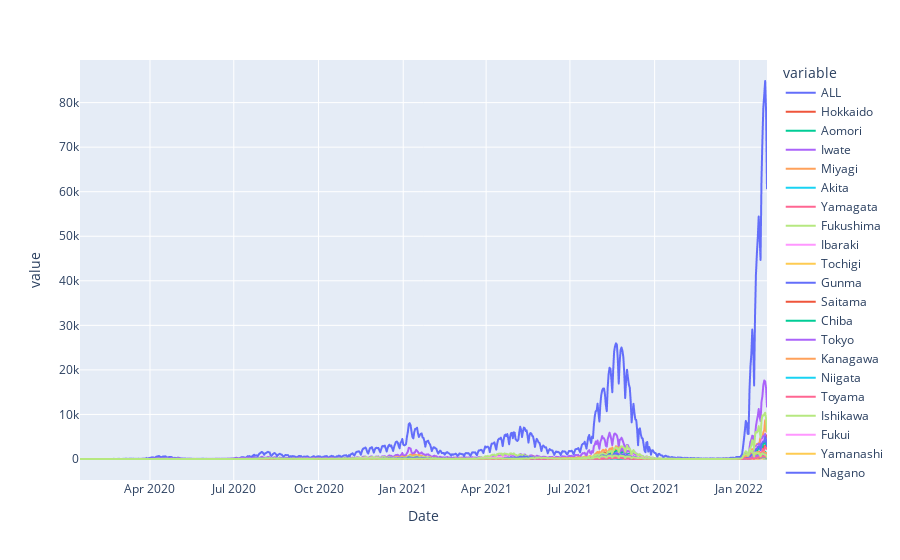

Notebook cell for this chart:
### Code cell
px.line(df, )

### Figure 1 — Plotly figure (JSON) as saved in the notebook; plotly's stock layout.template omitted (floating-point values rounded to 4 significant figures; data arrays with more than 128 entries replaced by an {"elided": "..."} marker saying what was removed)
{"data": [{"hovertemplate": "variable=ALL<br>Date=%{x}<br>value=%{y}<extra></extra>", "legendgroup": "ALL", "line": {"color": "#636efa", "dash": "solid"}, "marker": {"symbol": "circle"}, "mode": "lines", "name": "ALL", "showlegend": true, "type": "scattergl", "x": {"elided": "747 str values"}, "xaxis": "x", "y": {"elided": "747 int values"}, "yaxis": "y"}, {"hovertemplate": "variable=Hokkaido<br>Date=%{x}<br>value=%{y}<extra></extra>", "legendgroup": "Hokkaido", "line": {"color": "#EF553B", "dash": "solid"}, "marker": {"symbol": "circle"}, "mode": "lines", "name": "Hokkaido", "showlegend": true, "type": "scattergl", "x": {"elided": "747 str values"}, "xaxis": "x", "y": {"elided": "747 int values"}, "yaxis": "y"}, {"hovertemplate": "variable=Aomori<br>Date=%{x}<br>value=%{y}<extra></extra>", "legendgroup": "Aomori", "line": {"color": "#00cc96", "dash": "solid"}, "marker": {"symbol": "circle"}, "mode": "lines", "name": "Aomori", "showlegend": true, "type": "scattergl", "x": {"elided": "747 str values"}, "xaxis": "x", "y": {"elided": "747 int values"}, "yaxis": "y"}, {"hovertemplate": "variable=Iwate<br>Date=%{x}<br>value=%{y}<extra></extra>", "legendgroup": "Iwate", "line": {"color": "#ab63fa", "dash": "solid"}, "marker": {"symbol": "circle"}, "mode": "lines", "name": "Iwate", "showlegend": true, "type": "scattergl", "x": {"elided": "747 str values"}, "xaxis": "x", "y": {"elided": "747 int values"}, "yaxis": "y"}, {"hovertemplate": "variable=Miyagi<br>Date=%{x}<br>value=%{y}<extra></extra>", "legendgroup": "Miyagi", "line": {"color": "#FFA15A", "dash": "solid"}, "marker": {"symbol": "circle"}, "mode": "lines", "name": "Miyagi", "showlegend": true, "type": "scattergl", "x": {"elided": "747 str values"}, "xaxis": "x", "y": {"elided": "747 int values"}, "yaxis": "y"}, {"hovertemplate": "variable=Akita<br>Date=%{x}<br>value=%{y}<extra></extra>", "legendgroup": "Akita", "line": {"color": "#19d3f3", "dash": "solid"}, "marker": {"symbol": "circle"}, "mode": "lines", "name": "Akita", "showlegend": true, "type": "scattergl", "x": {"elided": "747 str values"}, "xaxis": "x", "y": {"elided": "747 int values"}, "yaxis": "y"}, {"hovertemplate": "variable=Yamagata<br>Date=%{x}<br>value=%{y}<extra></extra>", "legendgroup": "Yamagata", "line": {"color": "#FF6692", "dash": "solid"}, "marker": {"symbol": "circle"}, "mode": "lines", "name": "Yamagata", "showlegend": true, "type": "scattergl", "x": {"elided": "747 str values"}, "xaxis": "x", "y": {"elided": "747 int values"}, "yaxis": "y"}, {"hovertemplate": "variable=Fukushima<br>Date=%{x}<br>value=%{y}<extra></extra>", "legendgroup": "Fukushima", "line": {"color": "#B6E880", "dash": "solid"}, "marker": {"symbol": "circle"}, "mode": "lines", "name": "Fukushima", "showlegend": true, "type": "scattergl", "x": {"elided": "747 str values"}, "xaxis": "x", "y": {"elided": "747 int values"}, "yaxis": "y"}, {"hovertemplate": "variable=Ibaraki<br>Date=%{x}<br>value=%{y}<extra></extra>", "legendgroup": "Ibaraki", "line": {"color": "#FF97FF", "dash": "solid"}, "marker": {"symbol": "circle"}, "mode": "lines", "name": "Ibaraki", "showlegend": true, "type": "scattergl", "x": {"elided": "747 str values"}, "xaxis": "x", "y": {"elided": "747 int values"}, "yaxis": "y"}, {"hovertemplate": "variable=Tochigi<br>Date=%{x}<br>value=%{y}<extra></extra>", "legendgroup": "Tochigi", "line": {"color": "#FECB52", "dash": "solid"}, "marker": {"symbol": "circle"}, "mode": "lines", "name": "Tochigi", "showlegend": true, "type": "scattergl", "x": {"elided": "747 str values"}, "xaxis": "x", "y": {"elided": "747 int values"}, "yaxis": "y"}, {"hovertemplate": "variable=Gunma<br>Date=%{x}<br>value=%{y}<extra></extra>", "legendgroup": "Gunma", "line": {"color": "#636efa", "dash": "solid"}, "marker": {"symbol": "circle"}, "mode": "lines", "name": "Gunma", "showlegend": true, "type": "scattergl", "x": {"elided": "747 str values"}, "xaxis": "x", "y": {"elided": "747 int values"}, "yaxis": "y"}, {"hovertemplate": "variable=Saitama<br>Date=%{x}<br>value=%{y}<extra></extra>", "legendgroup": "Saitama", "line": {"color": "#EF553B", "dash": "solid"}, "marker": {"symbol": "circle"}, "mode": "lines", "name": "Saitama", "showlegend": true, "type": "scattergl", "x": {"elided": "747 str values"}, "xaxis": "x", "y": {"elided": "747 int values"}, "yaxis": "y"}, {"hovertemplate": "variable=Chiba<br>Date=%{x}<br>value=%{y}<extra></extra>", "legendgroup": "Chiba", "line": {"color": "#00cc96", "dash": "solid"}, "marker": {"symbol": "circle"}, "mode": "lines", "name": "Chiba", "showlegend": true, "type": "scattergl", "x": {"elided": "747 str values"}, "xaxis": "x", "y": {"elided": "747 int values"}, "yaxis": "y"}, {"hovertemplate": "variable=Tokyo<br>Date=%{x}<br>value=%{y}<extra></extra>", "legendgroup": "Tokyo", "line": {"color": "#ab63fa", "dash": "solid"}, "marker": {"symbol": "circle"}, "mode": "lines", "name": "Tokyo", "showlegend": true, "type": "scattergl", "x": {"elided": "747 str values"}, "xaxis": "x", "y": {"elided": "747 int values"}, "yaxis": "y"}, {"hovertemplate": "variable=Kanagawa<br>Date=%{x}<br>value=%{y}<extra></extra>", "legendgroup": "Kanagawa", "line": {"color": "#FFA15A", "dash": "solid"}, "marker": {"symbol": "circle"}, "mode": "lines", "name": "Kanagawa", "showlegend": true, "type": "scattergl", "x": {"elided": "747 str values"}, "xaxis": "x", "y": {"elided": "747 int values"}, "yaxis": "y"}, {"hovertemplate": "variable=Niigata<br>Date=%{x}<br>value=%{y}<extra></extra>", "legendgroup": "Niigata", "line": {"color": "#19d3f3", "dash": "solid"}, "marker": {"symbol": "circle"}, "mode": "lines", "name": "Niigata", "showlegend": true, "type": "scattergl", "x": {"elided": "747 str values"}, "xaxis": "x", "y": {"elided": "747 int values"}, "yaxis": "y"}, {"hovertemplate": "variable=Toyama<br>Date=%{x}<br>value=%{y}<extra></extra>", "legendgroup": "Toyama", "line": {"color": "#FF6692", "dash": "solid"}, "marker": {"symbol": "circle"}, "mode": "lines", "name": "Toyama", "showlegend": true, "type": "scattergl", "x": {"elided": "747 str values"}, "xaxis": "x", "y": {"elided": "747 int values"}, "yaxis": "y"}, {"hovertemplate": "variable=Ishikawa<br>Date=%{x}<br>value=%{y}<extra></extra>", "legendgroup": "Ishikawa", "line": {"color": "#B6E880", "dash": "solid"}, "marker": {"symbol": "circle"}, "mode": "lines", "name": "Ishikawa", "showlegend": true, "type": "scattergl", "x": {"elided": "747 str values"}, "xaxis": "x", "y": {"elided": "747 int values"}, "yaxis": "y"}, {"hovertemplate": "variable=Fukui<br>Date=%{x}<br>value=%{y}<extra></extra>", "legendgroup": "Fukui", "line": {"color": "#FF97FF", "dash": "solid"}, "marker": {"symbol": "circle"}, "mode": "lines", "name": "Fukui", "showlegend": true, "type": "scattergl", "x": {"elided": "747 str values"}, "xaxis": "x", "y": {"elided": "747 int values"}, "yaxis": "y"}, {"hovertemplate": "variable=Yamanashi<br>Date=%{x}<br>value=%{y}<extra></extra>", "legendgroup": "Yamanashi", "line": {"color": "#FECB52", "dash": "solid"}, "marker": {"symbol": "circle"}, "mode": "lines", "name": "Yamanashi", "showlegend": true, "type": "scattergl", "x": {"elided": "747 str values"}, "xaxis": "x", "y": {"elided": "747 int values"}, "yaxis": "y"}, {"hovertemplate": "variable=Nagano<br>Date=%{x}<br>value=%{y}<extra></extra>", "legendgroup": "Nagano", "line": {"color": "#636efa", "dash": "solid"}, "marker": {"symbol": "circle"}, "mode": "lines", "name": "Nagano", "showlegend": true, "type": "scattergl", "x": {"elided": "747 str values"}, "xaxis": "x", "y": {"elided": "747 int values"}, "yaxis": "y"}, {"hovertemplate": "variable=Gifu<br>Date=%{x}<br>value=%{y}<extra></extra>", "legendgroup": "Gifu", "line": {"color": "#EF553B", "dash": "solid"}, "marker": {"symbol": "circle"}, "mode": "lines", "name": "Gifu", "showlegend": true, "type": "scattergl", "x": {"elided": "747 str values"}, "xaxis": "x", "y": {"elided": "747 int values"}, "yaxis": "y"}, {"hovertemplate": "variable=Shizuoka<br>Date=%{x}<br>value=%{y}<extra></extra>", "legendgroup": "Shizuoka", "line": {"color": "#00cc96", "dash": "solid"}, "marker": {"symbol": "circle"}, "mode": "lines", "name": "Shizuoka", "showlegend": true, "type": "scattergl", "x": {"elided": "747 str values"}, "xaxis": "x", "y": {"elided": "747 int values"}, "yaxis": "y"}, {"hovertemplate": "variable=Aichi<br>Date=%{x}<br>value=%{y}<extra></extra>", "legendgroup": "Aichi", "line": {"color": "#ab63fa", "dash": "solid"}, "marker": {"symbol": "circle"}, "mode": "lines", "name": "Aichi", "showlegend": true, "type": "scattergl", "x": {"elided": "747 str values"}, "xaxis": "x", "y": {"elided": "747 int values"}, "yaxis": "y"}, {"hovertemplate": "variable=Mie<br>Date=%{x}<br>value=%{y}<extra></extra>", "legendgroup": "Mie", "line": {"color": "#FFA15A", "dash": "solid"}, "marker": {"symbol": "circle"}, "mode": "lines", "name": "Mie", "showlegend": true, "type": "scattergl", "x": {"elided": "747 str values"}, "xaxis": "x", "y": {"elided": "747 int values"}, "yaxis": "y"}, {"hovertemplate": "variable=Shiga<br>Date=%{x}<br>value=%{y}<extra></extra>", "legendgroup": "Shiga", "line": {"color": "#19d3f3", "dash": "solid"}, "marker": {"symbol": "circle"}, "mode": "lines", "name": "Shiga", "showlegend": true, "type": "scattergl", "x": {"elided": "747 str values"}, "xaxis": "x", "y": {"elided": "747 int values"}, "yaxis": "y"}, {"hovertemplate": "variable=Kyoto<br>Date=%{x}<br>value=%{y}<extra></extra>", "legendgroup": "Kyoto", "line": {"color": "#FF6692", "dash": "solid"}, "marker": {"symbol": "circle"}, "mode": "lines", "name": "Kyoto", "showlegend": true, "type": "scattergl", "x": {"elided": "747 str values"}, "xaxis": "x", "y": {"elided": "747 int values"}, "yaxis": "y"}, {"hovertemplate": "variable=Osaka<br>Date=%{x}<br>value=%{y}<extra></extra>", "legendgroup": "Osaka", "line": {"color": "#B6E880", "dash": "solid"}, "marker": {"symbol": "circle"}, "mode": "lines", "name": "Osaka", "showlegend": true, "type": "scattergl", "x": {"elided": "747 str values"}, "xaxis": "x", "y": {"elided": "747 int values"}, "yaxis": "y"}, {"hovertemplate": "variable=Hyogo<br>Date=%{x}<br>value=%{y}<extra></extra>", "legendgroup": "Hyogo", "line": {"color": "#FF97FF", "dash": "solid"}, "marker": {"symbol": "circle"}, "mode": "lines", "name": "Hyogo", "showlegend": true, "type": "scattergl", "x": {"elided": "747 str values"}, "xaxis": "x", "y": {"elided": "747 int values"}, "yaxis": "y"}, {"hovertemplate": "variable=Nara<br>Date=%{x}<br>value=%{y}<extra></extra>", "legendgroup": "Nara", "line": {"color": "#FECB52", "dash": "solid"}, "marker": {"symbol": "circle"}, "mode": "lines", "name": "Nara", "showlegend": true, "type": "scattergl", "x": {"elided": "747 str values"}, "xaxis": "x", "y": {"elided": "747 int values"}, "yaxis": "y"}, {"hovertemplate": "variable=Wakayama<br>Date=%{x}<br>value=%{y}<extra></extra>", "legendgroup": "Wakayama", "line": {"color": "#636efa", "dash": "solid"}, "marker": {"symbol": "circle"}, "mode": "lines", "name": "Wakayama", "showlegend": true, "type": "scattergl", "x": {"elided": "747 str values"}, "xaxis": "x", "y": {"elided": "747 int values"}, "yaxis": "y"}, {"hovertemplate": "variable=Tottori<br>Date=%{x}<br>value=%{y}<extra></extra>", "legendgroup": "Tottori", "line": {"color": "#EF553B", "dash": "solid"}, "marker": {"symbol": "circle"}, "mode": "lines", "name": "Tottori", "showlegend": true, "type": "scattergl", "x": {"elided": "747 str values"}, "xaxis": "x", "y": {"elided": "747 int values"}, "yaxis": "y"}, {"hovertemplate": "variable=Shimane<br>Date=%{x}<br>value=%{y}<extra></extra>", "legendgroup": "Shimane", "line": {"color": "#00cc96", "dash": "solid"}, "marker": {"symbol": "circle"}, "mode": "lines", "name": "Shimane", "showlegend": true, "type": "scattergl", "x": {"elided": "747 str values"}, "xaxis": "x", "y": {"elided": "747 int values"}, "yaxis": "y"}, {"hovertemplate": "variable=Okayama<br>Date=%{x}<br>value=%{y}<extra></extra>", "legendgroup": "Okayama", "line": {"color": "#ab63fa", "dash": "solid"}, "marker": {"symbol": "circle"}, "mode": "lines", "name": "Okayama", "showlegend": true, "type": "scattergl", "x": {"elided": "747 str values"}, "xaxis": "x", "y": {"elided": "747 int values"}, "yaxis": "y"}, {"hovertemplate": "variable=Hiroshima<br>Date=%{x}<br>value=%{y}<extra></extra>", "legendgroup": "Hiroshima", "line": {"color": "#FFA15A", "dash": "solid"}, "marker": {"symbol": "circle"}, "mode": "lines", "name": "Hiroshima", "showlegend": true, "type": "scattergl", "x": {"elided": "747 str values"}, "xaxis": "x", "y": {"elided": "747 int values"}, "yaxis": "y"}, {"hovertemplate": "variable=Yamaguchi<br>Date=%{x}<br>value=%{y}<extra></extra>", "legendgroup": "Yamaguchi", "line": {"color": "#19d3f3", "dash": "solid"}, "marker": {"symbol": "circle"}, "mode": "lines", "name": "Yamaguchi", "showlegend": true, "type": "scattergl", "x": {"elided": "747 str values"}, "xaxis": "x", "y": {"elided": "747 int values"}, "yaxis": "y"}, {"hovertemplate": "variable=Tokushima<br>Date=%{x}<br>value=%{y}<extra></extra>", "legendgroup": "Tokushima", "line": {"color": "#FF6692", "dash": "solid"}, "marker": {"symbol": "circle"}, "mode": "lines", "name": "Tokushima", "showlegend": true, "type": "scattergl", "x": {"elided": "747 str values"}, "xaxis": "x", "y": {"elided": "747 int values"}, "yaxis": "y"}, {"hovertemplate": "variable=Kagawa<br>Date=%{x}<br>value=%{y}<extra></extra>", "legendgroup": "Kagawa", "line": {"color": "#B6E880", "dash": "solid"}, "marker": {"symbol": "circle"}, "mode": "lines", "name": "Kagawa", "showlegend": true, "type": "scattergl", "x": {"elided": "747 str values"}, "xaxis": "x", "y": {"elided": "747 int values"}, "yaxis": "y"}, {"hovertemplate": "variable=Ehime<br>Date=%{x}<br>value=%{y}<extra></extra>", "legendgroup": "Ehime", "line": {"color": "#FF97FF", "dash": "solid"}, "marker": {"symbol": "circle"}, "mode": "lines", "name": "Ehime", "showlegend": true, "type": "scattergl", "x": {"elided": "747 str values"}, "xaxis": "x", "y": {"elided": "747 int values"}, "yaxis": "y"}, {"hovertemplate": "variable=Kochi<br>Date=%{x}<br>value=%{y}<extra></extra>", "legendgroup": "Kochi", "line": {"color": "#FECB52", "dash": "solid"}, "marker": {"symbol": "circle"}, "mode": "lines", "name": "Kochi", "showlegend": true, "type": "scattergl", "x": {"elided": "747 str values"}, "xaxis": "x", "y": {"elided": "747 int values"}, "yaxis": "y"}, {"hovertemplate": "variable=Fukuoka<br>Date=%{x}<br>value=%{y}<extra></extra>", "legendgroup": "Fukuoka", "line": {"color": "#636efa", "dash": "solid"}, "marker": {"symbol": "circle"}, "mode": "lines", "name": "Fukuoka", "showlegend": true, "type": "scattergl", "x": {"elided": "747 str values"}, "xaxis": "x", "y": {"elided": "747 int values"}, "yaxis": "y"}, {"hovertemplate": "variable=Saga<br>Date=%{x}<br>value=%{y}<extra></extra>", "legendgroup": "Saga", "line": {"color": "#EF553B", "dash": "solid"}, "marker": {"symbol": "circle"}, "mode": "lines", "name": "Saga", "showlegend": true, "type": "scattergl", "x": {"elided": "747 str values"}, "xaxis": "x", "y": {"elided": "747 int values"}, "yaxis": "y"}, {"hovertemplate": "variable=Nagasaki<br>Date=%{x}<br>value=%{y}<extra></extra>", "legendgroup": "Nagasaki", "line": {"color": "#00cc96", "dash": "solid"}, "marker": {"symbol": "circle"}, "mode": "lines", "name": "Nagasaki", "showlegend": true, "type": "scattergl", "x": {"elided": "747 str values"}, "xaxis": "x", "y": {"elided": "747 int values"}, "yaxis": "y"}, {"hovertemplate": "variable=Kumamoto<br>Date=%{x}<br>value=%{y}<extra></extra>", "legendgroup": "Kumamoto", "line": {"color": "#ab63fa", "dash": "solid"}, "marker": {"symbol": "circle"}, "mode": "lines", "name": "Kumamoto", "showlegend": true, "type": "scattergl", "x": {"elided": "747 str values"}, "xaxis": "x", "y": {"elided": "747 int values"}, "yaxis": "y"}, {"hovertemplate": "variable=Oita<br>Date=%{x}<br>value=%{y}<extra></extra>", "legendgroup": "Oita", "line": {"color": "#FFA15A", "dash": "solid"}, "marker": {"symbol": "circle"}, "mode": "lines", "name": "Oita", "showlegend": true, "type": "scattergl", "x": {"elided": "747 str values"}, "xaxis": "x", "y": {"elided": "747 int values"}, "yaxis": "y"}, {"hovertemplate": "variable=Miyazaki<br>Date=%{x}<br>value=%{y}<extra></extra>", "legendgroup": "Miyazaki", "line": {"color": "#19d3f3", "dash": "solid"}, "marker": {"symbol": "circle"}, "mode": "lines", "name": "Miyazaki", "showlegend": true, "type": "scattergl", "x": {"elided": "747 str values"}, "xaxis": "x", "y": {"elided": "747 int values"}, "yaxis": "y"}, {"hovertemplate": "variable=Kagoshima<br>Date=%{x}<br>value=%{y}<extra></extra>", "legendgroup": "Kagoshima", "line": {"color": "#FF6692", "dash": "solid"}, "marker": {"symbol": "circle"}, "mode": "lines", "name": "Kagoshima", "showlegend": true, "type": "scattergl", "x": {"elided": "747 str values"}, "xaxis": "x", "y": {"elided": "747 int values"}, "yaxis": "y"}, {"hovertemplate": "variable=Okinawa<br>Date=%{x}<br>value=%{y}<extra></extra>", "legendgroup": "Okinawa", "line": {"color": "#B6E880", "dash": "solid"}, "marker": {"symbol": "circle"}, "mode": "lines", "name": "Okinawa", "showlegend": true, "type": "scattergl", "x": {"elided": "747 str values"}, "xaxis": "x", "y": {"elided": "747 int values"}, "yaxis": "y"}], "layout": {"autosize": true, "legend": {"title": {"text": "variable"}, "tracegroupgap": 0}, "margin": {"t": 60}, "xaxis": {"anchor": "y", "autorange": true, "domain": [0, 1], "range": ["2020-01-16", "2022-01-31"], "title": {"text": "Date"}, "type": "date"}, "yaxis": {"anchor": "x", "autorange": true, "domain": [0, 1], "range": [-4714.0, 89560.0], "title": {"text": "value"}, "type": "linear"}}}
